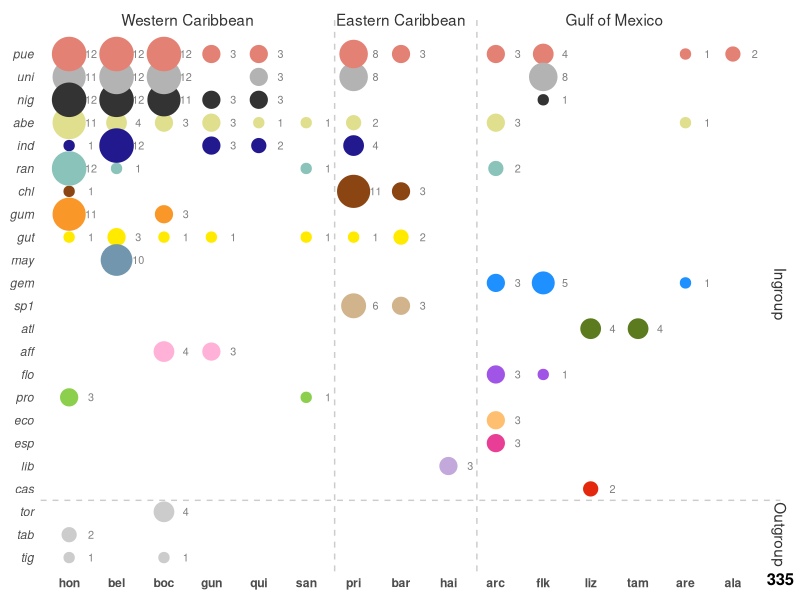

This figure's R source: (Note: this script raises an error after producing the figure.)
### ============================================================================
### Hamlet phylogeny: R code to plot Fig. S1 (sample overview)
### Created Oct 2023 by Martin Helmkampf
### ============================================================================


### Preparations
library(tidyverse)
library(grid)

# Set path to root directory of git repository "hamlet_phylogeny"

rm(list = ls())


### Read in sample list
samples <- read_tsv(file = "metadata/samples_ids.txt", col_names = "Sample")


### Add species / location information
samplesSL <- samples %>%
  mutate(Species = str_sub(Sample, -6, -4),
         Location = str_sub(Sample, -3, -1),
         Population = paste0(Species, Location)
  )


### Define groups
ingroup <- c("abe", "aff", "atl", "cas", "chl", "eco", "esp", "flo", "gem", "gum", 
             "gut", "ind", "lib", "may", "nig", "pro", "pue", "ran", "tan", "uni")
outgroup <- c("tab", "tig", "tor")

gulf <- c("liz", "tam", "ala", "arc", "are", "flk")
west_carib <- c("bel", "boc", "gun", "hon", "san", "qui")
east_carib <- c("bar", "hai", "pri")


### Summarize
counts <- dplyr::count(samplesSL, Species, Location) %>%
  replace(is.na(.), 0) %>%
  arrange(Species)


### Order within groups
order_sp <- samplesSL %>%
  mutate(group_sp = case_when(
    Species %in% ingroup ~ "ingroup", 
    Species %in% outgroup ~ "outgroup")) %>%
  dplyr::count(Species, group_sp) %>%
  group_by(group_sp) %>%
  arrange(desc(n), .by_group = TRUE) %>%
  pull(Species)

order_loc <- samplesSL %>%
  mutate(Region = case_when(
    Location %in% gulf ~ "Gulf of Mexico",
    Location %in% west_carib ~ "Western Caribbean",
    Location %in% east_carib ~ "Eastern Caribbean")) %>%
  dplyr::count(Location, Region) %>%
  group_by(Region) %>%
  arrange(match(Region, c("Western Caribbean", "Eastern Caribbean", "Gulf of Mexico")), desc(n)) %>%
  pull(Location)


### Set species colors and text objects
colstandard <- read_tsv("metadata/species_colors.tsv", 
                        col_types = "cc", 
                        col_names = TRUE)

scol <- left_join(tibble(Species = order_sp), colstandard) %>%
  replace(is.na(.), "gray80")

sum <- textGrob(sum(counts$n), gp = gpar(fontsize = 12, fontface = "bold"))


### Plot overview
(plot <- counts %>%
  mutate(
    Location = fct_relevel(Location, order_loc),
    Species = fct_relevel(Species, rev(order_sp))
  ) %>%
  ggplot(aes(x = Location, y = Species)) +
  geom_count(aes(size = n, color = Species), show.legend = FALSE) +
  geom_text(aes(label = n), size = 2.75, nudge_x = 0.46, color = "gray50") + # add counts as text
  geom_vline(xintercept = c(6.6, 9.6), col = "gray80", linetype = "dashed") +
  geom_hline(yintercept = 3.5, col = "gray80", linetype = "dashed") +
  scale_color_manual(values = rev(scol$Color)) +
  scale_size_area(max_size = 11) +
  scale_y_discrete(labels = function(x) {
      ifelse(x == "tan", "sp1", x)
    }) +
  coord_cartesian(clip = "off") +
  labs(title = NULL, x = NULL, y = NULL) +
  annotate(geom = "text", 
           x = c(3.5, 8, 12.5, 16, 16), 
           y = c(24.5, 24.5, 24.5, 12.5, 2), 
           label = c("Western Caribbean", "Eastern Caribbean", "Gulf of Mexico", "Ingroup", "Outgroup"),
           angle = c(0, 0, 0, 270, 270),
           color = "gray20") +
  annotation_custom(sum, xmin = 16, xmax = 16, ymin = 0.07, ymax = 0.07) +
  theme_minimal() +
  theme(
    panel.grid.major = element_blank(),
    axis.text.x = element_text(face = "bold"),
    axis.text.y = element_text(face = "italic"),
    plot.margin = margin(t = 0.5, r = 0.5, b = 0.25, l = 0.25, unit = "cm")
  )
)


### Save to file
ggsave(
  filename = "figures/FigS1_tally.pdf",
  plot = plot,
  width = 22,
  height = 22,
  units = "cm",
  device = cairo_pdf
)


### Create table
# tally_tmp <- counts %>%
#   spread(Location, n) %>%
#   replace(is.na(.), 0) %>%
#   mutate(sumSp = rowSums(.[2:ncol(.)])) %>%
#   arrange(factor(Species, levels = order_sp)) %>%
#   add_row(summarize_all(., ~ if (is.numeric(.)) { 
#                                  sum(.) }
#                              else "sumLoc"))  # add column sums (= by Location)
# 
# tally <- tally_tmp[, match(order_loc, colnames(tally_tmp))] %>%
#   add_column(Species = tally_tmp$Species, .before = .[[1]]) %>%
#   add_column(sumSp = tally_tmp$sumSp)
# 
# write_tsv(tally, "data/phylo2e_tally.tsv")
